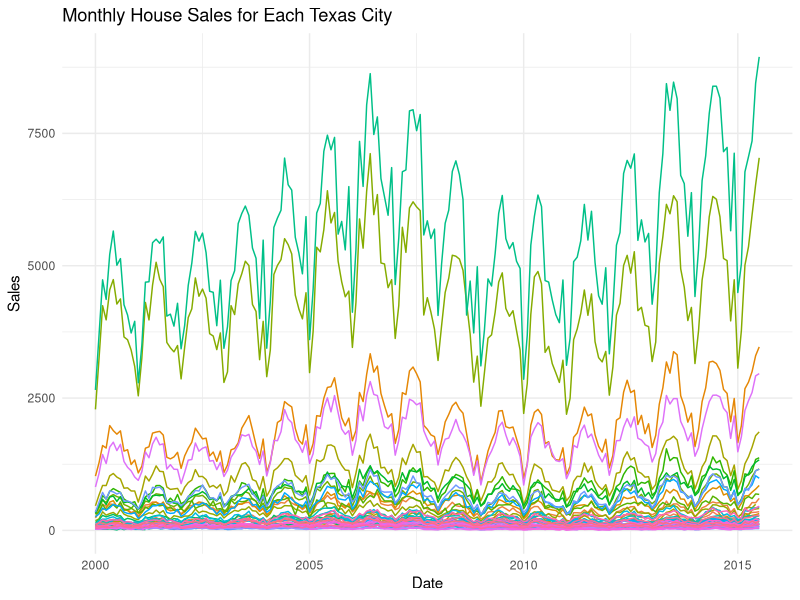
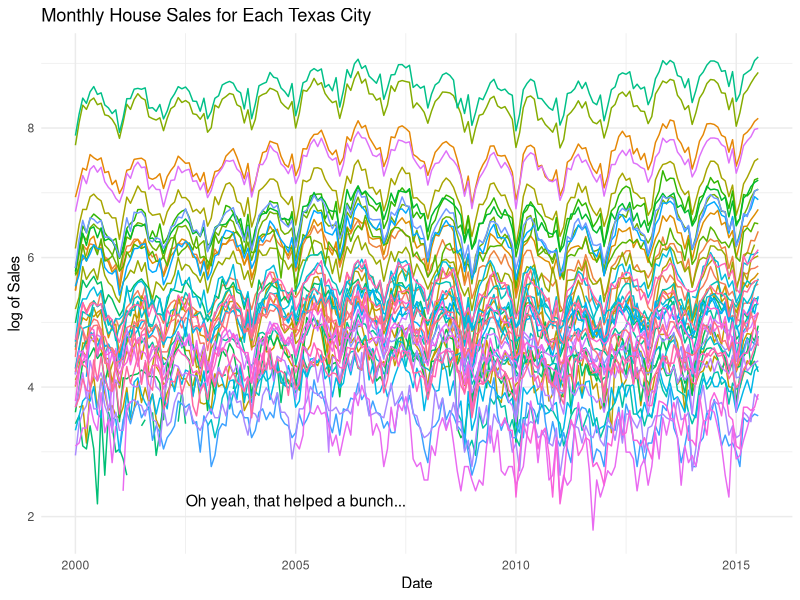
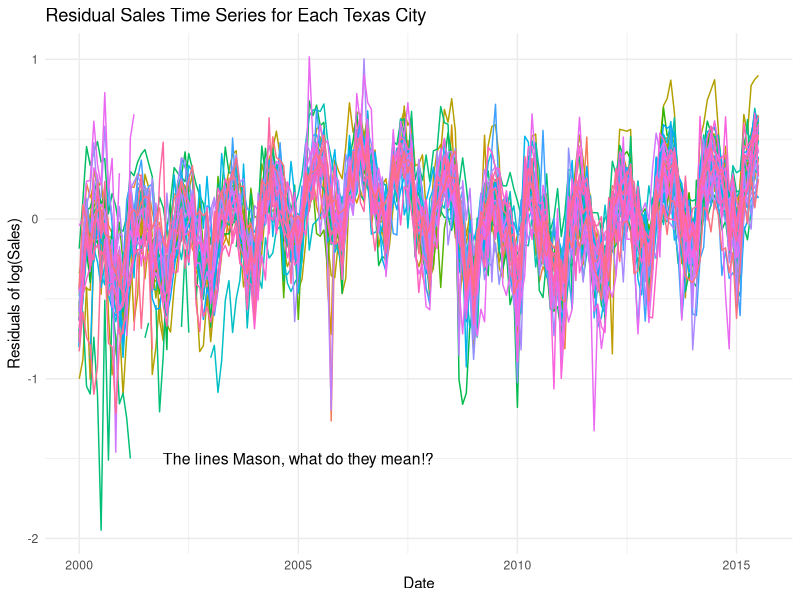
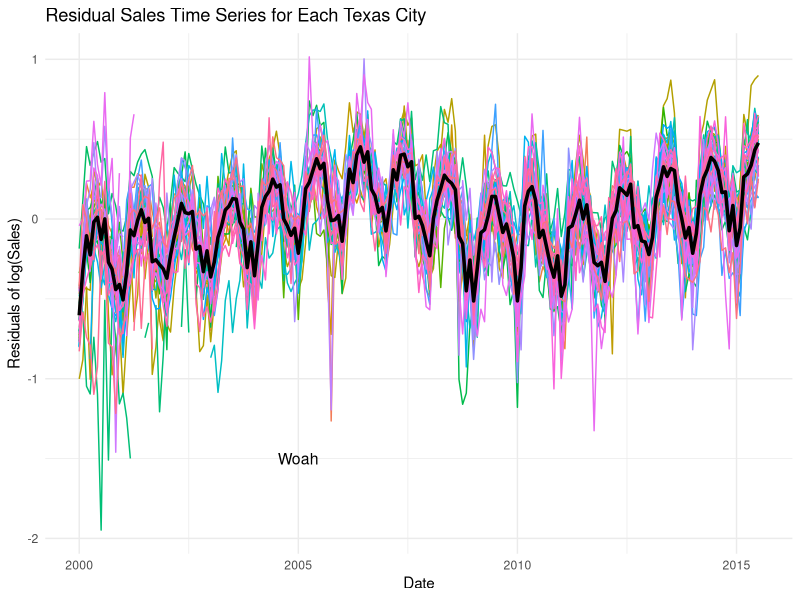
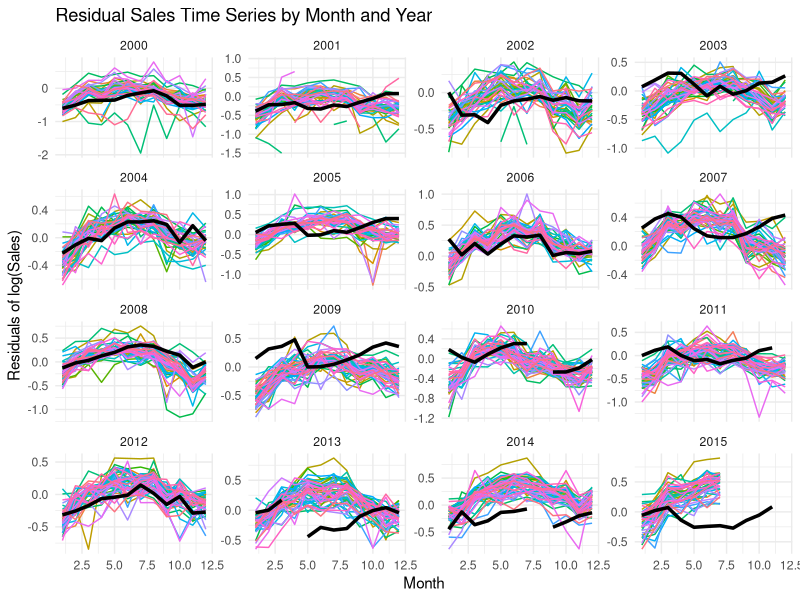

The R script that drew these images, in order:
## ---- chunk 1
library(ggplot2)
library(dplyr)
attach(txhousing)

ggplot(txhousing, aes(x = date, y = sales, color = city)) +
  geom_line() +
  labs(title = "Monthly House Sales for Each Texas City",
       x = "Date",
       y = "Sales",
       color = "City") +
  theme_minimal() +
  theme(legend.position = "none")

length(unique(txhousing$city))

lowCities <- txhousing |>
  group_by(city) |> 
  summarize(avgSales = mean(sales, na.rm = TRUE)) |>
  filter(avgSales < 2500) |> 
  nrow()

lowCities
## ---- chunk 2
ggplot(txhousing, aes(x = date, y = log(sales), color = city)) +
  geom_line() +
  labs(title = "Monthly House Sales for Each Texas City",
       x = "Date",
       y = "log of Sales",
       color = "City") +
  theme_minimal() +
  theme(legend.position = "none") + 
  annotate("text", x = 2005, y = 2.25, label = "Oh yeah, that helped a bunch...", size = 4, hjust = 0.5)
## ---- chunk 3

residuals_list <- tapply(X = seq_along(txhousing$sales), INDEX = txhousing$city, FUN = function(idx) {
  lm_fit <- lm(log(txhousing$sales[idx]) ~ txhousing$month[idx], na.action = na.exclude)
  residuals(lm_fit)
})

txhousing$rel_sales <- unlist(residuals_list)

ggplot(txhousing, aes(x = date, y = rel_sales, color = city)) +
  geom_line() +
  labs(title = "Residual Sales Time Series for Each Texas City",
       x = "Date",
       y = "Residuals of log(Sales)",
       color = "City") +
  theme_minimal() +
  theme(legend.position = "none") + 
  annotate("text", x = 2005, y = -1.5, label = "The lines Mason, what do they mean!?", size = 4, hjust = 0.5)
## ---- chunk 4
# Fighting the urge to use DB language and group_by...
# mean_rel_sales <- txhousing |>
#   group_by(date) |>
#   summarise(mean_rel_sales = mean(rel_sales, na.rm = TRUE))

mean_rel_sales <- data.frame(
  date = unique(txhousing$date),
  mean_rel_sales = tapply(txhousing$rel_sales, txhousing$date, mean, na.rm = TRUE)
)

# Plot the time series of 'rel_sales' for each city and add the mean curve
ggplot(txhousing, aes(x = date, y = rel_sales, color = city)) +
  geom_line() +
  geom_line(data = mean_rel_sales, aes(x = date, y = mean_rel_sales), color = "black", size = 1.2, linetype = "solid") +
  labs(title = "Residual Sales Time Series for Each Texas City",
       x = "Date",
       y = "Residuals of log(Sales)",
       color = "City") +
  theme_minimal() +
  theme(legend.position = "none") +
  annotate("text", x = 2005, y = -1.5, label = "Woah", size = 4, hjust = 0.5)
## ---- chunk 5
mean_rel_sales <- data.frame(
  year = rep(unique(txhousing$year), each = 12),
  month = 1:12,
  mean_rel_sales = as.numeric(tapply(X = txhousing$rel_sales, 
                                     INDEX = list(txhousing$year, txhousing$month), 
                                     FUN = mean, 
                                     na.rm = TRUE))
)

ggplot(txhousing, aes(x = month, y = rel_sales, color = city)) +
  geom_line() +
  geom_line(data = mean_rel_sales, aes(x = month, y = mean_rel_sales), 
            color = "black", size = 1.2, linetype = "solid") +
  labs(title = "Residual Sales Time Series by Month and Year",
       x = "Month",
       y = "Residuals of log(Sales)",
       color = "City") +
  facet_wrap(~ year, scales = "free_y") +
  theme_minimal() +
  theme(legend.position = "none")
